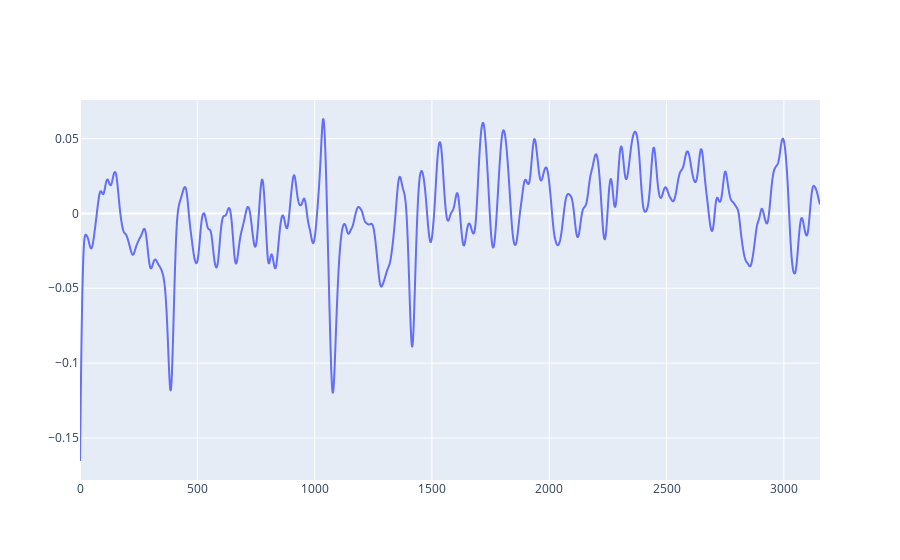

This figure's notebook cell:
### Code cell
import plotly.graph_objects as go
import numpy as np
from scipy.signal import butter,filtfilt
import time
start_time = time.time()

# Filter requirements.
T = 5.0         # Sample Period
fs = 30.0       # sample rate, Hz
cutoff = 2     # desired cutoff frequency of the filter, Hz ,      slightly higher than actual 1.2 Hz
nyq = 0.5 * fs  # Nyquist Frequency
order = 2       # sin wave can be approx represented as quadratic
n = int(T * fs) # total number of samples

# sin wave
t=time 
#sig = np.sin(1.2*2*np.pi*t)
# Lets add some noise
#noise = 1.5*np.cos(9*2*np.pi*t) + 0.5*np.sin(12.0*2*np.pi*t)
data = G2Z-offset[3,2]
#sig + noise

def butter_lowpass_filter(data, cutoff, fs, order):
    normal_cutoff = cutoff / nyq
    # Get the filter coefficients 
    b, a = butter(order, normal_cutoff, btype='low', analog=False)
    y = filtfilt(b, a, data)
    return y

start_time = time.time()
# Filter the data, and plot both the original and filtered signals.
y = butter_lowpass_filter(data, cutoff, fs, order)
print("My program took", time.time() - start_time, "to run")

fig = go.Figure()
"""
fig.add_trace(go.Scatter(
            y = G2Z-offset[3,2],
            line =  dict(shape =  'spline' ),
            name = 'filtered signal'
            ))
"""
fig.add_trace(go.Scatter(
            y = data3D[:,3,2],
            line =  dict(shape =  'spline' ),
            name = 'signal with noise'
            ))
"""
fig.add_trace(go.Scatter(
            y = y,
            line =  dict(shape =  'spline' ),
            name = 'filtered signal'
            ))
"""
fig.show()

### Figure 1 — Plotly figure (JSON) as saved in the notebook; plotly's stock layout.template omitted (floating-point values rounded to 4 significant figures; data arrays with more than 128 entries replaced by an {"elided": "..."} marker saying what was removed)
{"data": [{"line": {"shape": "spline"}, "name": "signal with noise", "type": "scatter", "y": {"elided": "3155 float values"}}], "layout": {}}
